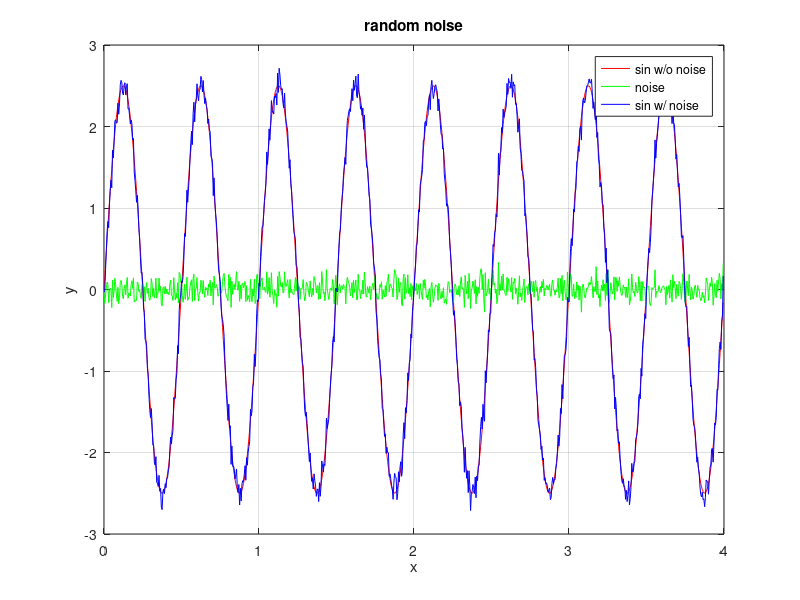

Write MATLAB code to recreate this figure.
clc, clear, close all;

sampling_period=0.005;
amplitude=2.5;
duration=4;
frequency=2;
x=0:sampling_period:duration-sampling_period;
y=amplitude*sin(2*pi*x*frequency);

mean_value=0;
distribution=0.1;
noise=distribution.*randn(size(y))+mean_value;
g=y+noise;

plot(x, y, 'r');
hold on;
plot(x, noise, 'g');
hold on;
plot(x, g, 'b');

xlabel('x');
ylabel('y');
grid on;
title('random noise');
legend('sin w/o noise','noise', 'sin w/ noise');